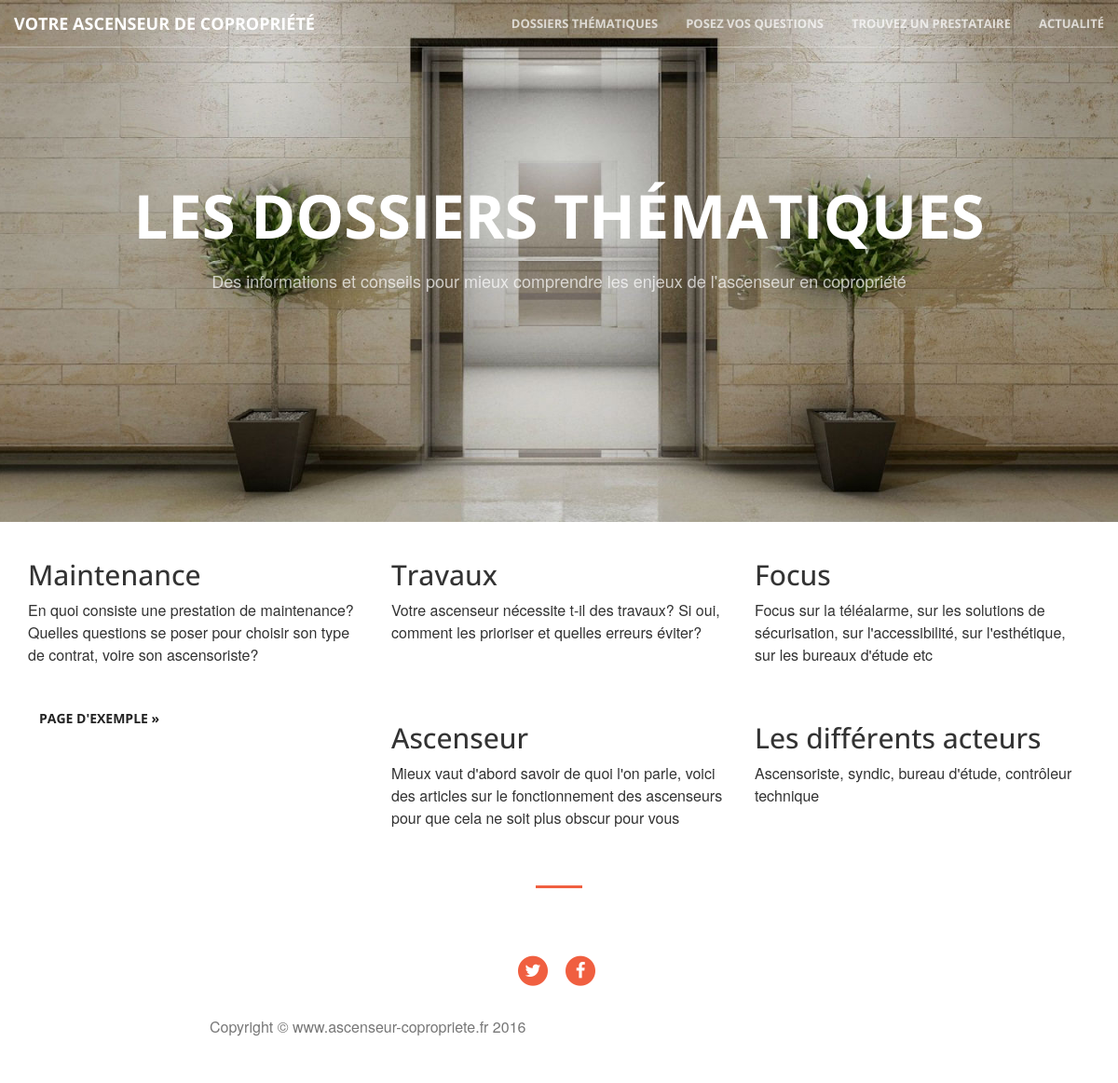
The app's page /articles/ with its own data.
### articles/models.py (models this page shows, shortened)
class Categorie(models.Model):
    name_db = models.CharField(max_length=50)
    nom = models.CharField(max_length=200)
    description = models.TextField()

class Article(models.Model):
    name_db = models.CharField(max_length=50)
    titre_article = models.CharField(max_length=200)
    description = models.TextField()
    body = models.TextField()
    categorie = models.ForeignKey(Categorie)
    slug = models.SlugField()

### articles/views.py (the view)
def index(request):
    categories = Categorie.objects.all()
    articles = Article.objects.all()
    context = {}
    context['categories']= categories
    context['nbcat']= categories.count()
    context['articles']= articles
    return render(request,'articles/index.html',context)

### articles/templates/articles/index.html
{% extends 'base.html' %}
{% load staticfiles %}
{% block body_block %}
<header style="background-image: url({% static 'Bootstrap/img/header2.jpg' %});min-height: 70%;">
    <div class="header-content">
        <div class="header-content-inner">
            <h1>Les dossiers thématiques</h1>
            <br>
            <p>Des informations et conseils pour mieux comprendre les enjeux de l'ascenseur en copropriété</p>
        </div>
    </div>
</header>
<br>
<article>
    <div class="container">
        <div class="row">
            {% for categorie in categories %}
            <div class="col-md-4">
                <h2>{{ categorie.nom }}</h2>
                <p>{{ categorie.description }}</p>
                <br>
                <div class ="articles">
                    {% for article in articles %}
                        {% if article.categorie == categorie %}
                            <p><a class="btn btn-default" href="/articles/{{ article.slug }}/" role="button">{{ article.titre_article }} »</a></p>
                        {% endif %}
                    {% endfor %}
                </div>
            </div>
            {% endfor %}
        </div>
    </div>
</article>
<hr class="primary"></hr>
{% endblock %}

### records on screen
Categorie: nom "Maintenance", description "En quoi consiste une prestation de maintenance? Quelles questions se poser pour choisir son type de contrat, voire son ascensoriste?"
Article: titre_article "PAGE D'EXEMPLE"
Categorie: nom "Travaux", description "Votre ascenseur nécessite t-il des travaux? Si oui, comment les prioriser et quelles erreurs éviter?"
Categorie: nom "Focus", description "Focus sur la téléalarme, sur les solutions de sécurisation, sur l'accessibilité, sur l'esthétique, sur les bureaux d'étude etc"
Categorie: nom "Ascenseur", description "Mieux vaut d'abord savoir de quoi l'on parle, voici des articles sur le fonctionnement des ascenseurs pour que cela ne soit plus obscur pour vous"
Categorie: nom "Les différents acteurs", description "Ascensoriste, syndic, bureau d'étude, contrôleur technique"
